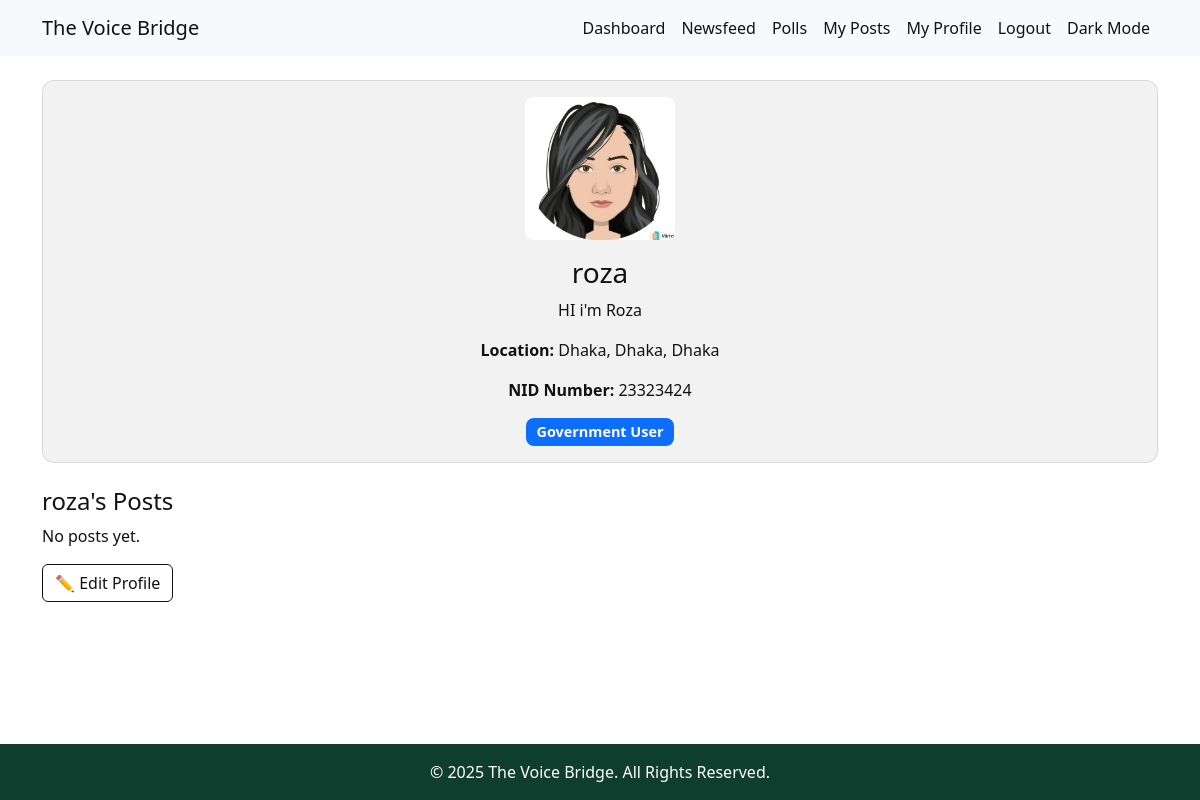
Page /profile/roza/ (signed in) on the earlier database version.
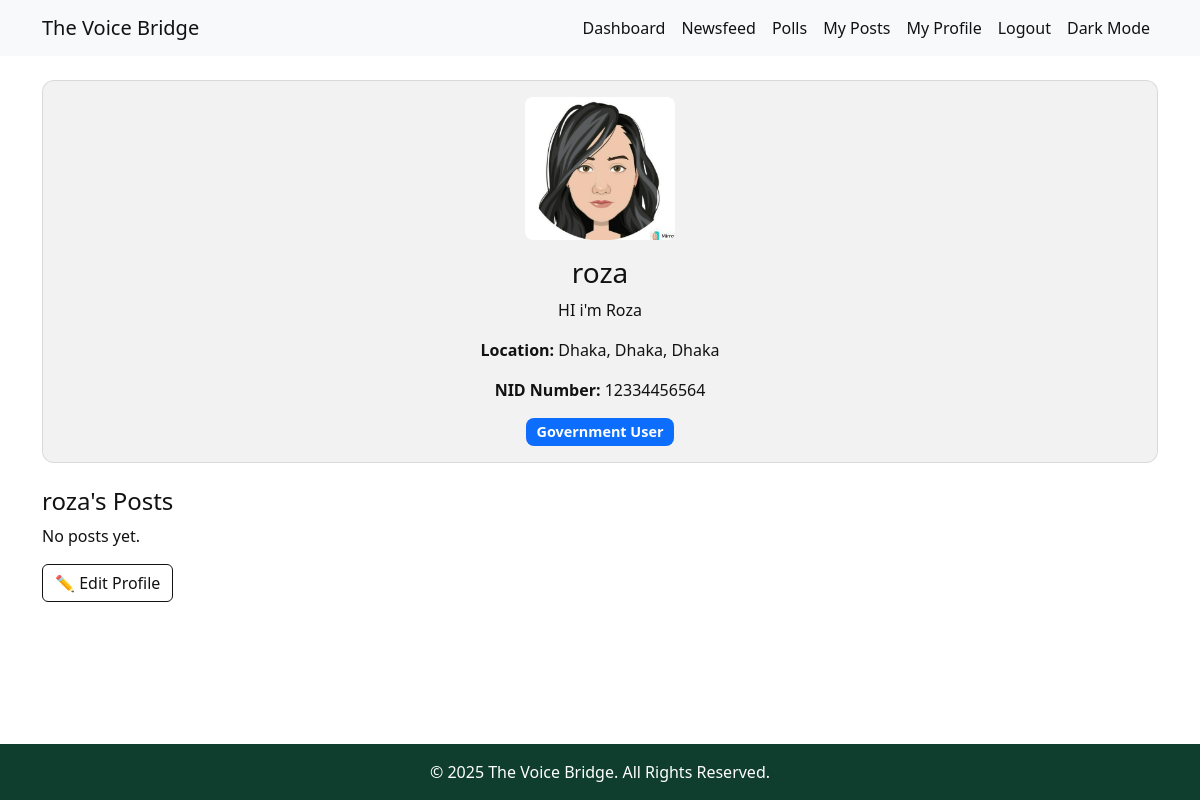
Same page on the later database version.
### users/models.py (models this page shows)
class CustomUser(AbstractUser):
    is_govt = models.BooleanField(default=False)
    division = models.CharField(max_length=100, blank=True)
    district = models.CharField(max_length=100, blank=True)
    upazila = models.CharField(max_length=100, blank=True)
    govt_code = models.CharField(max_length=50, blank=True)
    bio = models.TextField(blank=True, null=True)
    profile_pic = models.ImageField(upload_to='profile_pics/', blank=True, null=True)
    nid_number = models.CharField(max_length=20, blank=True, null=True)
    is_verified = models.BooleanField(default=False)

### users/views.py (the view)
# urls.py: path('profile/<str:username>/', views.profile_view, name='profile')
@login_required
def profile_view(request, username):
    user_obj = get_object_or_404(CustomUser, username=username)
    posts = Issue.objects.filter(user=user_obj).order_by('-created_at')
    is_own_profile = request.user == user_obj
    return render(request, 'users/profile.html', {
        'profile_user': user_obj,
        'posts': posts,
        'is_own_profile': is_own_profile
    })

### templates/users/profile.html (shortened to what this page needs)
{% extends 'base.html' %}
{% block content %}
<div class="card mb-4">
  <div class="card-body text-center">
    {% if profile_user.profile_pic %}
      <img src="{{ profile_user.profile_pic.url }}" class="mb-3 profile-pic" alt="Profile Picture">
    {% else %}
      <img src="https://via.placeholder.com/150" class="mb-3 profile-pic" alt="Default Profile Picture">
    {% endif %}
    <h3>{{ profile_user.username }}</h3>
    <p>{{ profile_user.bio }}</p>
    <p><strong>Location:</strong> {{ profile_user.division }}, {{ profile_user.district }}, {{ profile_user.upazila }}</p>
    {% if request.user == profile_user %}
      <p><strong>NID Number:</strong> {{ profile_user.nid_number }}</p>
    {% else %}
      <p><strong>NID Number:</strong> 🔒 Confidential</p>
    {% endif %}
    {% if profile_user.is_govt %}
      <span class="badge bg-primary">Government User</span>
    {% endif %}
  </div>
</div>
<h4>{{ profile_user.username }}'s Posts</h4>
{% for post in posts %}
  <div class="card mb-3">
    <div class="card-body">
      <h5>{{ post.title }}</h5>
      <p>{{ post.description }}</p>
    </div>
  </div>
{% empty %}
  <p>No posts yet.</p>
{% endfor %}
{% if request.user == profile_user %}
  <a href="{% url 'edit_profile' %}" class="btn btn-outline-primary mb-3">✏️ Edit Profile</a>
{% endif %}
{% endblock %}

### templates/base.html (shortened to what this page needs)
<!DOCTYPE html>
<html lang="en">
<head>
    <link href="https://cdn.jsdelivr.net/npm/bootstrap@5.3.3/dist/css/bootstrap.min.css" rel="stylesheet">
    <link rel="stylesheet" href="https://cdnjs.cloudflare.com/ajax/libs/font-awesome/6.4.0/css/all.min.css">
</head>
<body>
<nav class="navbar navbar-expand-lg">
  <div class="container">
    <a class="navbar-brand" href="{% url 'home' %}">The Voice Bridge</a>
    <div class="collapse navbar-collapse" id="navbarNav">
      <ul class="navbar-nav ms-auto align-items-center">
        {% if user.is_authenticated %}
          <li class="nav-item"><a class="nav-link" href="{% url 'dashboard' %}">Dashboard</a></li>
          <li class="nav-item"><a class="nav-link" href="{% url 'issue_list' %}">Newsfeed</a></li>
          <li class="nav-item"><a class="nav-link" href="{% url 'poll_list' %}">Polls</a></li>
          <li class="nav-item"><a class="nav-link" href="{% url 'my_posts' %}">My Posts</a></li>
          <li class="nav-item"><a class="nav-link" href="{% url 'profile' user.username %}">My Profile</a></li>
          <li class="nav-item"><a class="nav-link" href="{% url 'logout' %}">Logout</a></li>
        {% else %}
          <li class="nav-item"><a class="nav-link" href="{% url 'login' %}">Login</a></li>
          <li class="nav-item"><a class="nav-link" href="{% url 'register' %}">Signup</a></li>
        {% endif %}
        <li class="nav-item">
          <a href="javascript:void(0);" id="theme-toggle" class="nav-link">Dark Mode</a>
        </li>
      </ul>
    </div>
  </div>
</nav>
<div class="content-wrapper">
  <div class="container mt-4">
      {% block content %}
      {% endblock %}
  </div>
</div>
<footer class="text-center p-3 mt-5">
    &copy; 2025 The Voice Bridge. All Rights Reserved.
</footer>
</body>
</html>

### templates/base.html (style rules this page uses)
:root { --bg-color: #ffffff; --text-color: #121212; --nav-bg: #f8f9fa; --nav-text: #121212; --footer-bg: #0F3D2E; --footer-text: #ffffff; }
html, body { height: 100%; margin: 0; background-color: var(--bg-color); color: var(--text-color); }
body { display: flex; flex-direction: column; }
.content-wrapper { flex: 1; }
.navbar { background-color: var(--nav-bg) !important; }
.navbar-brand, .nav-link { color: var(--nav-text) !important; }
footer { background-color: var(--footer-bg) !important; color: var(--footer-text) !important; }
.container a.btn, .container a.nav-link { transition: 0.3s ease; }

### templates/users/profile.html (style rules this page uses)
:root { --bg-color: #ffffff; --text-color: #121212; --card-bg: rgba(0, 0, 0, 0.05); --card-border: rgba(0, 0, 0, 0.1); --btn-outline-color: #121212; --btn-outline-hover-bg: #121212; --btn-outline-hover-text: #ffffff; }
body { background-color: var(--bg-color); color: var(--text-color); transition: all 0.3s ease; }
.card { background-color: var(--card-bg); border: 1px solid var(--card-border); border-radius: 12px; }
h3, h4, h5, p, strong { color: var(--text-color); }
.btn-outline-primary { color: var(--btn-outline-color); border-color: var(--btn-outline-color); transition: all 0.3s ease; }
.badge { padding: 0.5em 0.75em; font-size: 0.9em; border-radius: 8px; }
.bg-primary { background-color: #0d6efd !important; }
.profile-pic { border-radius: 8px; max-width: 150px; height: auto; }

Differences in the rows shown:
changed CustomUser "roza": nid_number "23323424" → "12334456564"
